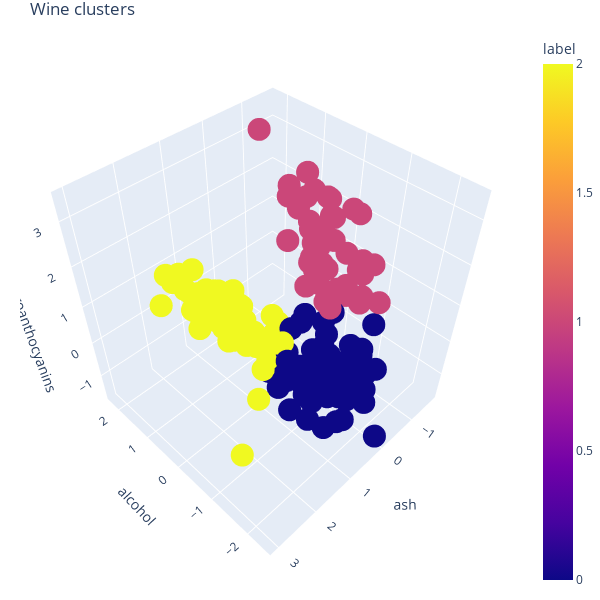

Notebook cell for this chart:
### Code cell
# print each wine as a point in the 3D space
fig = px.scatter_3d(clusters, x="alcohol", y="ash", z="proanthocyanins", color='label')

fig.update_layout(
    title='Wine clusters',
    width=600, height=600,
    margin=dict(t=30, r=0, l=20, b=10)
)

camera = dict(
    eye=dict(x=-1.25, y=1.25, z=1.75)
)

fig.update_layout(scene_camera=camera)
fig.show()

### Figure 1 — Plotly figure (JSON) as saved in the notebook; plotly's stock layout.template omitted (floating-point values rounded to 4 significant figures; data arrays with more than 128 entries replaced by an {"elided": "..."} marker saying what was removed)
{"data": [{"hovertemplate": "alcohol=%{x}<br>ash=%{y}<br>proanthocyanins=%{z}<br>label=%{marker.color}<extra></extra>", "legendgroup": "", "marker": {"color": {"elided": "178 int values"}, "coloraxis": "coloraxis", "symbol": "circle"}, "mode": "markers", "name": "", "scene": "scene", "showlegend": false, "type": "scatter3d", "x": {"elided": "178 float values"}, "y": {"elided": "178 float values"}, "z": {"elided": "178 float values"}}], "layout": {"coloraxis": {"colorbar": {"title": {"text": "label"}}, "colorscale": [[0, "#0d0887"], [0.1111, "#46039f"], [0.2222, "#7201a8"], [0.3333, "#9c179e"], [0.4444, "#bd3786"], [0.5556, "#d8576b"], [0.6667, "#ed7953"], [0.7778, "#fb9f3a"], [0.8889, "#fdca26"], [1, "#f0f921"]]}, "height": 600, "legend": {"tracegroupgap": 0}, "margin": {"b": 10, "l": 20, "r": 0, "t": 30}, "scene": {"camera": {"eye": {"x": -1.25, "y": 1.25, "z": 1.75}}, "domain": {"x": [0, 1], "y": [0, 1]}, "xaxis": {"title": {"text": "alcohol"}}, "yaxis": {"title": {"text": "ash"}}, "zaxis": {"title": {"text": "proanthocyanins"}}}, "title": {"text": "Wine clusters"}, "width": 600}}
